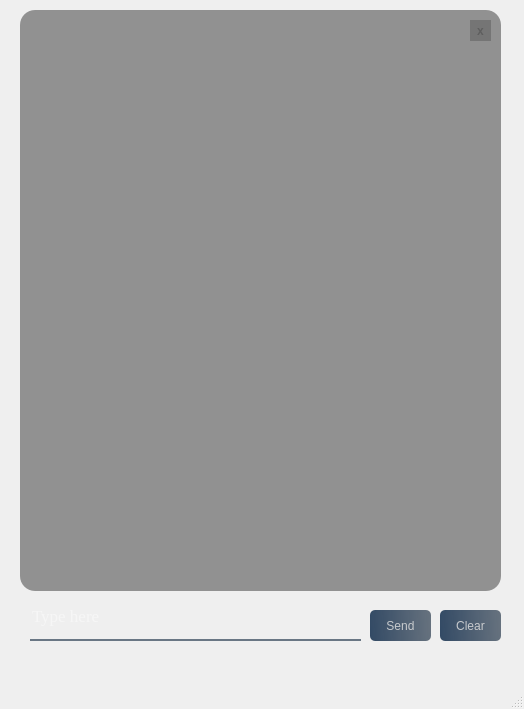
<?xml version="1.0" encoding="UTF-8"?>
<ui version="4.0">
 <class>MainWindow</class>
 <widget class="QMainWindow" name="MainWindow">
  <property name="geometry">
   <rect>
    <x>0</x>
    <y>0</y>
    <width>524</width>
    <height>709</height>
   </rect>
  </property>
  <property name="windowTitle">
   <string>MainWindow</string>
  </property>
  <widget class="QWidget" name="centralwidget">
   <widget class="QWidget" name="widget" native="true">
    <property name="geometry">
     <rect>
      <x>10</x>
      <y>-10</y>
      <width>570</width>
      <height>680</height>
     </rect>
    </property>
    <widget class="QLabel" name="label">
     <property name="geometry">
      <rect>
       <x>0</x>
       <y>0</y>
       <width>500</width>
       <height>720</height>
      </rect>
     </property>
     <property name="styleSheet">
      <string notr="true">border-image: url(:/images/C:/Users/Hriday panchal/Downloads/background.png);
border-radius:20px;</string>
     </property>
     <property name="text">
      <string/>
     </property>
    </widget>
    <widget class="QLabel" name="label_2">
     <property name="geometry">
      <rect>
       <x>0</x>
       <y>10</y>
       <width>500</width>
       <height>720</height>
      </rect>
     </property>
     <property name="styleSheet">
      <string notr="true">background-color:qlineargradient(spread:pad,x1:0,y1:0,x2:0,y2:0.715909,stop:0 rgbs(0,0,0,9),stop:0.375 rgba(0,0,0,50),stop:0.835227 rgba(0,0,0,75));
border-image: url(:/images/background.png);
border-radius:20px;</string>
     </property>
     <property name="text">
      <string/>
     </property>
    </widget>
    <widget class="QLineEdit" name="e">
     <property name="geometry">
      <rect>
       <x>20</x>
       <y>610</y>
       <width>331</width>
       <height>41</height>
      </rect>
     </property>
     <property name="font">
      <font>
       <family>Times New Roman</family>
       <pointsize>13</pointsize>
       <weight>50</weight>
       <bold>false</bold>
      </font>
     </property>
     <property name="styleSheet">
      <string notr="true">background-color:rgba(0,0,0,0);
border:none;
border-bottom:2px solid rgba(105,118,132,255);
color:rgba(255,255,255,230);
padding-bottom:7px;</string>
     </property>
     <property name="placeholderText">
      <string>Type here</string>
     </property>
    </widget>
    <widget class="QPushButton" name="send_b">
     <property name="geometry">
      <rect>
       <x>360</x>
       <y>620</y>
       <width>61</width>
       <height>31</height>
      </rect>
     </property>
     <property name="styleSheet">
      <string notr="true">QPushButton#send_b{
	background-color: qlineargradient(spread:pad,x1:0,y1:0.505682,x2:1,y2:0.477,stop:0 rgba(20,47,78,219), stop:1 rgba(85,98,112,226));
	color: rgba(225,225,225,210);
	border-radius:5px;
}

QPushButton#send_b:hover{
	background-color: qlineargradient(spread:pad,x1:0,y1:0.505682,x2:1,y2:0.477,stop:0 rgba(20,67,98,219), stop:1 rgba(105,118,132,226));
	color: rgba(225,225,225,210);
	border-radius:5px;
}

QPushButton#send_b:pressed{
	padding-left:5px;
	padding-top:5px;
	background-color:rgba(105,118,132,200);
}</string>
     </property>
     <property name="text">
      <string>Send</string>
     </property>
     <property name="shortcut">
      <string>Return</string>
     </property>
    </widget>
    <widget class="QPushButton" name="clear_b">
     <property name="geometry">
      <rect>
       <x>430</x>
       <y>620</y>
       <width>61</width>
       <height>31</height>
      </rect>
     </property>
     <property name="styleSheet">
      <string notr="true">QPushButton#clear_b{
	background-color: qlineargradient(spread:pad,x1:0,y1:0.505682,x2:1,y2:0.477,stop:0 rgba(20,47,78,219), stop:1 rgba(85,98,112,226));
	color: rgba(225,225,225,210);
	border-radius:5px;
}

QPushButton#clear_b:hover{
	background-color: qlineargradient(spread:pad,x1:0,y1:0.505682,x2:1,y2:0.477,stop:0 rgba(20,67,98,219), stop:1 rgba(105,118,132,226));
	color: rgba(225,225,225,210);
	border-radius:5px;
}

QPushButton#clear_b:pressed{
	padding-left:5px;
	padding-top:5px;
	background-color:rgba(105,118,132,200);
}</string>
     </property>
     <property name="text">
      <string>Clear</string>
     </property>
    </widget>
    <widget class="QTextEdit" name="text_area">
     <property name="geometry">
      <rect>
       <x>10</x>
       <y>20</y>
       <width>481</width>
       <height>581</height>
      </rect>
     </property>
     <property name="font">
      <font>
       <weight>75</weight>
       <bold>true</bold>
      </font>
     </property>
     <property name="autoFillBackground">
      <bool>false</bool>
     </property>
     <property name="styleSheet">
      <string notr="true">background-color:rgba(0,0,0,100);
border-radius:15px;</string>
     </property>
    </widget>
    <widget class="QPushButton" name="close">
     <property name="geometry">
      <rect>
       <x>460</x>
       <y>30</y>
       <width>21</width>
       <height>21</height>
      </rect>
     </property>
     <property name="font">
      <font>
       <weight>75</weight>
       <bold>true</bold>
      </font>
     </property>
     <property name="styleSheet">
      <string notr="true">QPushButton#close{
	background-color: qlineargradient(spread:pad,x1:0,y1:0.505682,x2:1,y2:0.477,stop:0 rgba(0,0,0,50), stop:1 rgba(0,0,0,50));
	color: rgba(0,0,0,50);
	border-radius:99px;
}

QPushButton#close:pressed{
	padding-left:5px;
	padding-top:5px;
	background-color:rgba(0,0,0,50);
}</string>
     </property>
     <property name="text">
      <string>x</string>
     </property>
    </widget>
   </widget>
  </widget>
  <widget class="QStatusBar" name="statusbar"/>
 </widget>
 <resources>
  <include location="res.qrc"/>
 </resources>
 <connections/>
</ui>
